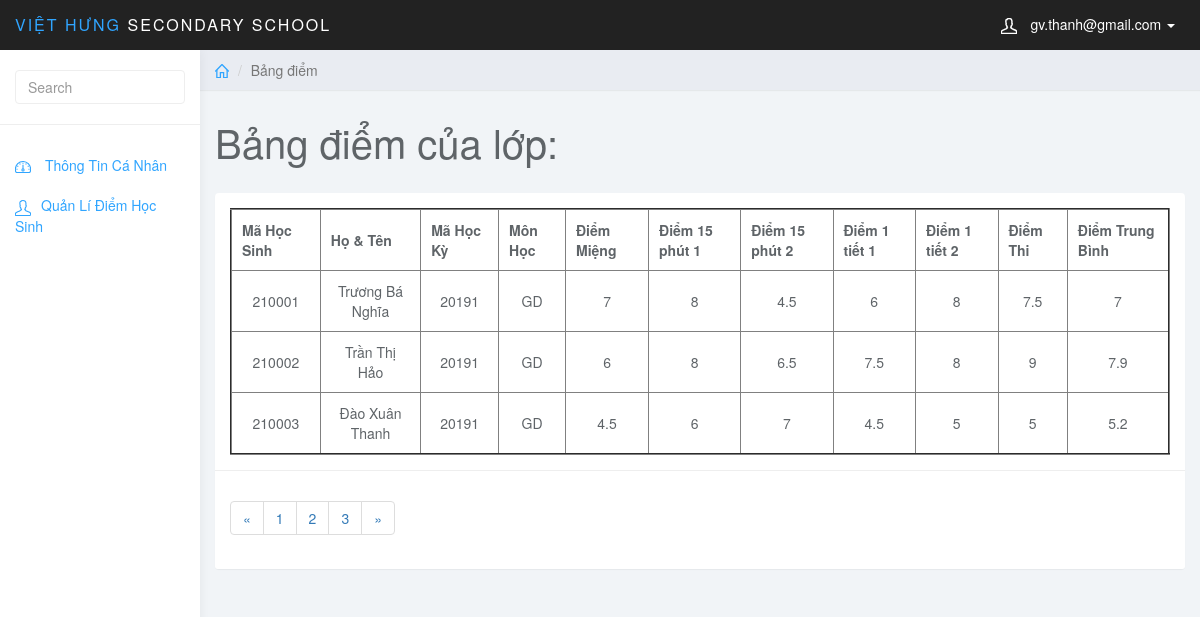
The app's page /admin/index.php?page_gv=list_points&MaHocKy=20191&MaMonHoc=GD&MaLopHoc=1 (signed in) with its own data.
### tables this page shows
CREATE TABLE `diem` (
  `MaDiem` int(6) NOT NULL AUTO_INCREMENT,
  `MaHocKy` varchar(5) NOT NULL,
  `MaMonHoc` varchar(5) NOT NULL,
  `MaHS` int(6) NOT NULL,
  `MaLopHoc` varchar(10) NOT NULL,
  `DiemMieng` varchar(5) NOT NULL,
  `Diem15Phut1` varchar(5) NOT NULL,
  `Diem15Phut2` varchar(5) NOT NULL,
  `Diem1Tiet1` varchar(5) NOT NULL,
  `Diem1Tiet2` varchar(5) NOT NULL,
  `DiemThi` varchar(5) NOT NULL,
  `DiemTB` float NOT NULL,
  PRIMARY KEY (`MaDiem`),
  KEY `fk_diem_mahk` (`MaHocKy`),
  KEY `fk_diem_monhoc` (`MaMonHoc`),
  KEY `fk_diem_hocsinh` (`MaHS`),
  KEY `MaLopHoc` (`MaLopHoc`),
  CONSTRAINT `diem_ibfk_1` FOREIGN KEY (`MaLopHoc`) REFERENCES `lophoc` (`MaLopHoc`),
  CONSTRAINT `fk_diem_hocsinh` FOREIGN KEY (`MaHS`) REFERENCES `hocsinh` (`MaHS`),
  CONSTRAINT `fk_diem_mahk` FOREIGN KEY (`MaHocKy`) REFERENCES `hocky` (`MaHocKy`),
  CONSTRAINT `fk_diem_monhoc` FOREIGN KEY (`MaMonHoc`) REFERENCES `monhoc` (`MaMonHoc`)
);

CREATE TABLE `hocsinh` (
  `MaHS` int(6) NOT NULL,
  `MaLopHoc` varchar(10) NOT NULL,
  `TenHS` varchar(50) NOT NULL,
  `GioiTinh` varchar(5) NOT NULL,
  `NgaySinh` date NOT NULL,
  `NoiSinh` varchar(50) NOT NULL,
  `DanToc` varchar(10) NOT NULL,
  `HoTenCha` varchar(50) NOT NULL,
  `HoTenMe` varchar(50) NOT NULL,
  PRIMARY KEY (`MaHS`),
  KEY `fk_hs_lh` (`MaLopHoc`),
  CONSTRAINT `fk_hs_lh` FOREIGN KEY (`MaLopHoc`) REFERENCES `lophoc` (`MaLopHoc`)
);

### teacher/list_points.php (the view, shortened to what this page needs)
<?php
    $MaHocKy = $_GET['MaHocKy'];
    $MaMonHoc = $_GET['MaMonHoc'];
    $MaLopHoc = $_GET['MaLopHoc'];
    $sql = "SELECT * FROM diem JOIN hocsinh ON diem.MaHS = hocsinh.MaHS WHERE diem.MaHocKy = '$MaHocKy' AND diem.MaMonHoc = '$MaMonHoc' AND diem.MaLopHoc = '$MaLopHoc'";
    $query = mysqli_query($conn,$sql);
?>
<div class="col-sm-9 col-sm-offset-3 col-lg-10 col-lg-offset-2 main">
		<div class="row">
			<ol class="breadcrumb">
				<li><a href="index.php"><svg class="glyph stroked home"><use xlink:href="#stroked-home"></use></svg></a></li>
				<li class="active">Bảng điểm</li>
			</ol>
		</div>
		<div class="row">
			<div class="col-lg-12">
				<h1 class="page-header">Bảng điểm của lớp: </h1>
			</div>
		</div>
		<div class="row">
			<div class="col-lg-12">
				<div class="panel panel-default">
					<div class="panel-body">
                        <table border="2px" width="100%" style="text-align: center;">
						    <thead>
						    <tr>
						        <th data-field="id" data-sortable="true">Mã Học Sinh</th>
                                <th data-field="name"  data-sortable="true">Họ & Tên</th>
                                <th data-sortable="true">Mã Học Kỳ</th>
                                <th data-sortable="true">Môn Học</th>
                                <th data-sortable="true">Điểm Miệng</th>
                                <th data-sortable="true">Điểm 15 phút 1</th>
                                <th data-sortable="true">Điểm 15 phút 2</th>
                                <th data-sortable="true">Điểm 1 tiết 1</th>
                                <th data-sortable="true">Điểm 1 tiết 2</th>
                                <th data-sortable="true">Điểm Thi</th>
                                <th data-sortable="true">Điểm Trung Bình</th>
						    </tr>
                            </thead>
                            <tbody>
                               <?php
                                    while($row_view = mysqli_fetch_assoc($query)){
                               ?>
                                    <tr>
                                    <form  method="post">
                                    <td><?php echo $row_view['MaHS']; ?></td>
                                    <td><?php echo $row_view['TenHS']; ?></td>
                                    <td><?php echo $row_view['MaHocKy']; ?></td>
                                    <td><?php echo $row_view['MaMonHoc']; ?></td>
                                    <td ><?php echo $row_view['DiemMieng']; ?></td>
                                    <td ><?php echo $row_view['Diem15Phut1']; ?></td>
                                    <td ><?php echo $row_view['Diem15Phut2']; ?></td>
                                    <td><?php echo $row_view['Diem1Tiet1']; ?></td>
                                    <td><?php echo $row_view['Diem1Tiet2']; ?></td>
                                    <td><?php echo $row_view['DiemThi']; ?></td>
                                    <td><?php echo $row_view['DiemTB']; ?></td>
                                    </form>
                                </tr>
                                    <?php }?>
                            </tbody>
						</table>
                    </div>
                    <div class="panel-footer">
                        <nav aria-label="Page navigation example">
                            <ul class="pagination">
                                <li class="page-item"><a class="page-link" href="#">&laquo;</a></li>
                                <li class="page-item"><a class="page-link" href="#">1</a></li>
                                <li class="page-item"><a class="page-link" href="#">2</a></li>
                                <li class="page-item"><a class="page-link" href="#">3</a></li>
                                <li class="page-item"><a class="page-link" href="#">&raquo;</a></li>
                            </ul>
                        </nav>
                    </div>
				</div>
			</div>
		</div>
	</div>

### admin/css/styles.css (style rules this page uses)
body { background: #f1f4f7; padding-top: 50px; color: #5f6468; }
a, a:hover, a:focus { color: #30a5ff; }
h1, h2, h3, h4, h5, h6 { color: #5f6468; }
h1 { font-weight: 300; font-size: 40px; }
.panel { border: 0; }
.panel-footer { background: #fff; border-top: 1px solid #eee; }
.breadcrumb { border-radius: 0; padding: 10px 15px; background: #e9ecf2; box-shadow: 0 1px 1px rgba(0, 0, 0, .05); margin: 0 ; }
h1.page-header { margin-top: 30px; border-bottom: 0; }
.breadcrumb .glyph { height: 14px; width: 14px; margin: -2px 0 0 0; stroke-width: 4px; }
table th,td { padding: 10px; }

### records on screen
diem: MaHS.MaHS "210001", MaHS.TenHS "Trương Bá Nghĩa", MaHocKy "20191", MaMonHoc "GD", DiemMieng "7", Diem15Phut1 "8", Diem15Phut2 "4.5", Diem1Tiet1 "6", Diem1Tiet2 "8", DiemThi "7.5", DiemTB "7"
diem: MaHS.MaHS "210002", MaHS.TenHS "Trần Thị Hảo", MaHocKy "20191", MaMonHoc "GD", DiemMieng "6", Diem15Phut1 "8", Diem15Phut2 "6.5", Diem1Tiet1 "7.5", Diem1Tiet2 "8", DiemThi "9", DiemTB "7.9"
diem: MaHS.MaHS "210003", MaHS.TenHS "Đào Xuân Thanh", MaHocKy "20191", MaMonHoc "GD", DiemMieng "4.5", Diem15Phut1 "6", Diem15Phut2 "7", Diem1Tiet1 "4.5", Diem1Tiet2 "5", DiemThi "5", DiemTB "5.2"

### other values on screen
$_SESSION['mail_gv'] "gv.thanh@gmail.com"
